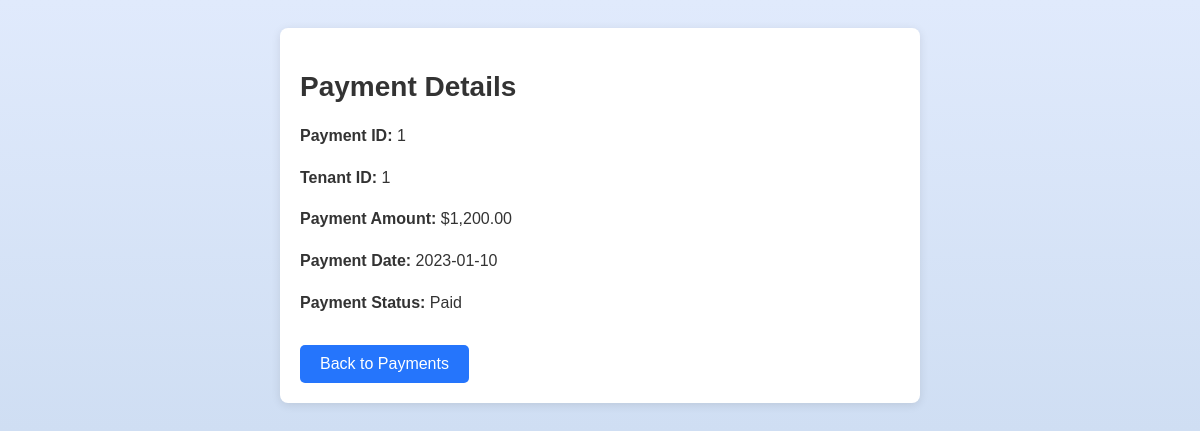
The page /viewPayment.php?payment_id=1 (signed in) on the database its author committed.
### tables this page shows
CREATE TABLE `payment` (
  `Payment_ID` int(11) NOT NULL,
  `Tenant_ID` int(11) DEFAULT NULL,
  `Payment_Amount` decimal(10,2) DEFAULT NULL,
  `Payment_Date` date DEFAULT NULL,
  `Payment_Status` enum('Paid','Unpaid') DEFAULT 'Unpaid'
);

### viewPayment.php (the view, shortened to what this page needs)
<?php
include 'db.php';
$payment_id = mysqli_real_escape_string($conn, $_GET['payment_id']);
$sql = "SELECT * FROM Payment WHERE Payment_ID = '$payment_id'";
$result = $conn->query($sql);
$payment = $result->fetch_assoc();
?>
<!DOCTYPE html>
<html lang="en">
<head>
</head>
<body>
<div class="details-box">
    <h2>Payment Details</h2>
    <p><strong>Payment ID:</strong> <?php echo $payment['Payment_ID']; ?></p>
    <p><strong>Tenant ID:</strong> <?php echo $payment['Tenant_ID']; ?></p>
    <p><strong>Payment Amount:</strong> $<?php echo number_format($payment['Payment_Amount'], 2); ?></p>
    <p><strong>Payment Date:</strong> <?php echo $payment['Payment_Date']; ?></p>
    <p><strong>Payment Status:</strong> <?php echo $payment['Payment_Status']; ?></p>
    <a href="payments.php">Back to Payments</a>
</div>
</body>
</html>

### viewPayment.php (style rules this page uses)
body { font-family: 'Poppins', sans-serif; background: linear-gradient(to bottom, #e0eafc, #cfdef3); color: #333; padding: 20px; }
.details-box { background: white; padding: 20px; border-radius: 8px; box-shadow: 0 2px 10px rgba(0, 0, 0, 0.1); max-width: 600px; margin: auto; }
h2 { font-size: 28px; margin-bottom: 20px; }
p { font-size: 16px; line-height: 1.6; margin-bottom: 10px; }
a { display: inline-block; text-decoration: none; color: white; background: #2575fc; padding: 10px 20px; border-radius: 5px; margin-top: 20px; }

### rows shown on the page
payment: Payment_ID "1", Tenant_ID "1", Payment_Amount "1,200.00", Payment_Date "2023-01-10", Payment_Status "Paid"
